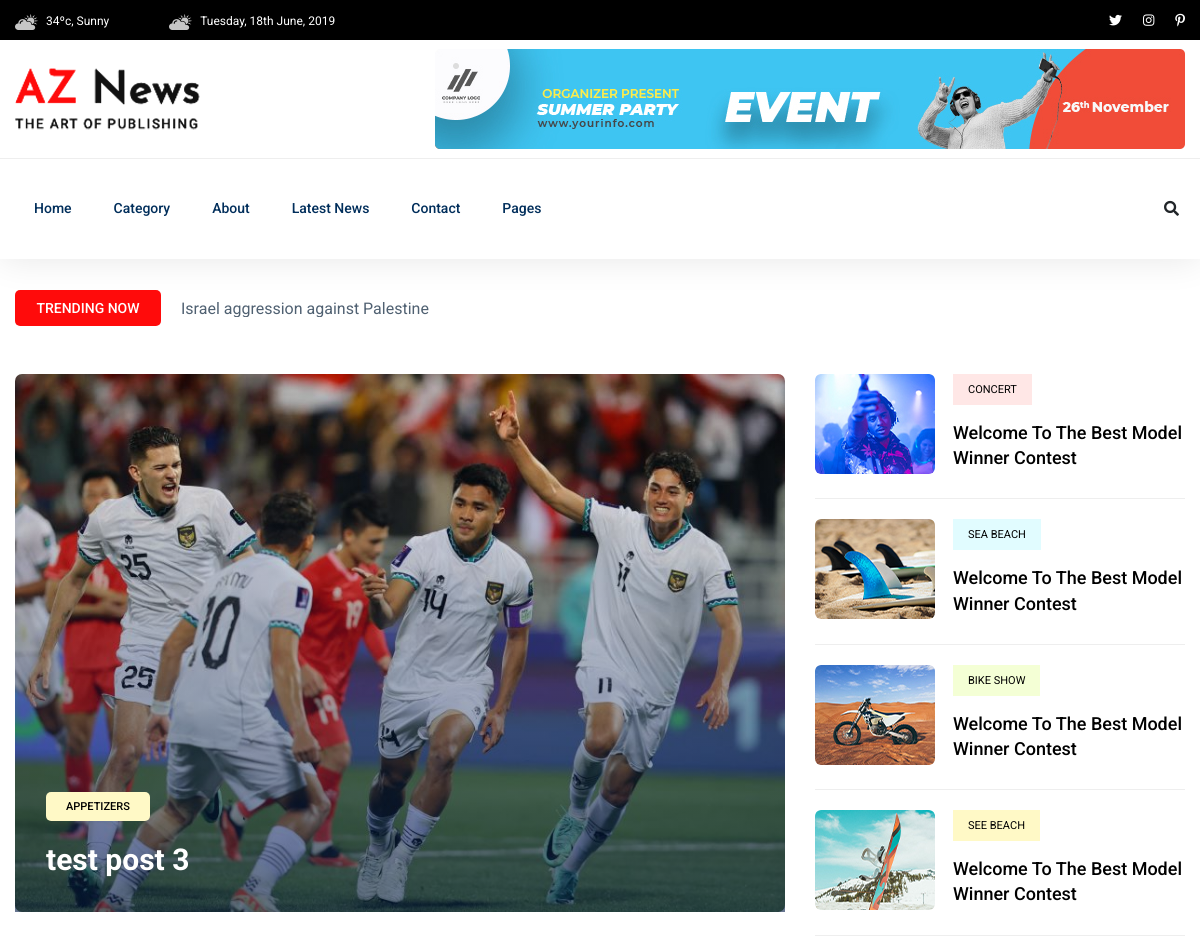
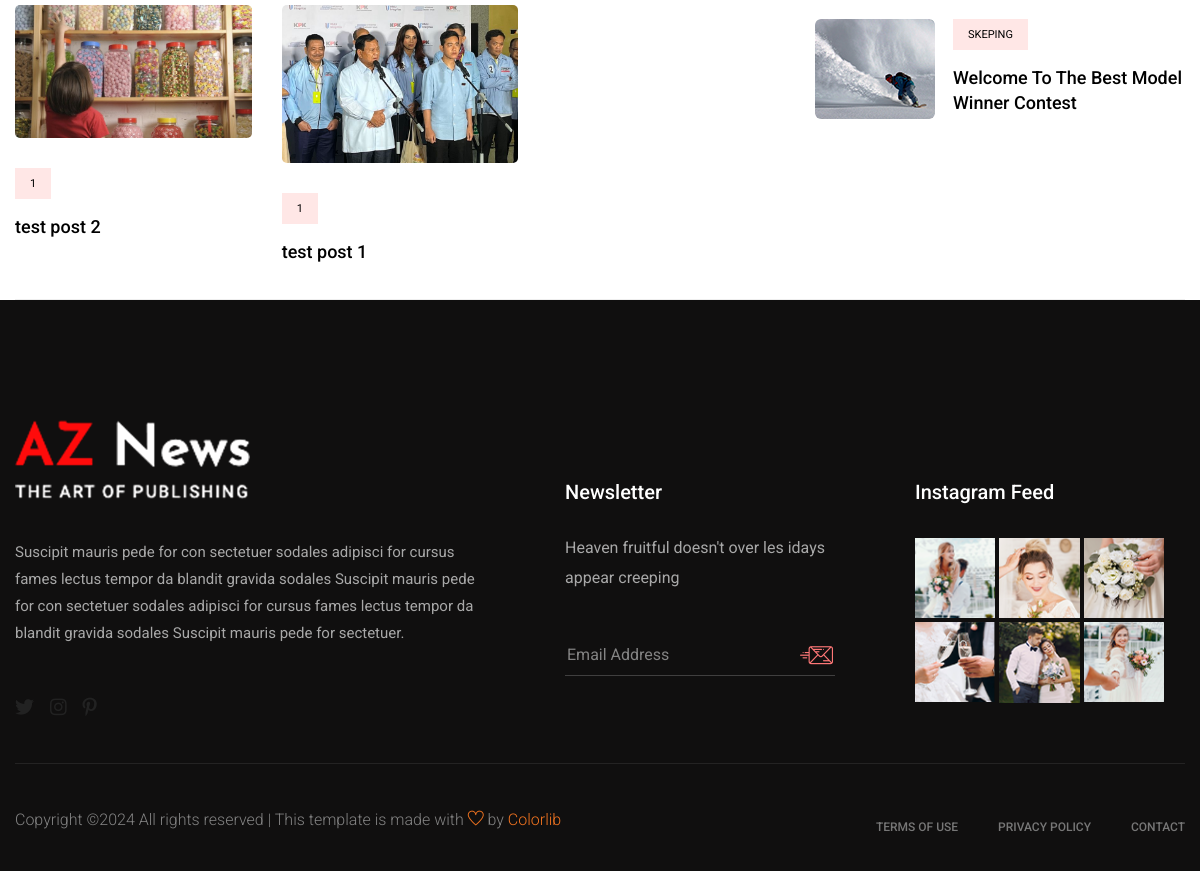
The page / on the database its author committed (2 pictures, top to bottom).
### tables this page shows
CREATE TABLE `images` (
  `id` int NOT NULL AUTO_INCREMENT,
  `filename` varchar(255) NOT NULL,
  `size` int NOT NULL,
  `url` varchar(255) NOT NULL,
  `alt` varchar(255) NOT NULL,
  PRIMARY KEY (`id`)
);

CREATE TABLE `posts` (
  `id` int NOT NULL AUTO_INCREMENT,
  `title` varchar(255) NOT NULL,
  `image_id` int NOT NULL,
  `author_id` int NOT NULL,
  `category` varchar(255) NOT NULL,
  `content` longtext NOT NULL,
  `category_id` int DEFAULT NULL,
  PRIMARY KEY (`id`)
);

### db/post.php (called while the page is built, shortened)
<?php
class Post
{
    protected $con;
    public function __construct($con)
    {
        $this->con = $con;
    }
    public function listWithImage()
    {
        $qry = "SELECT p.id, p.title, p.author_id, p.category, p.content, i.url, i.alt FROM posts p LEFT JOIN images i ON p.image_id = i.id ORDER BY p.id DESC";
        $stmt = mysqli_prepare($this->con, $qry);
        mysqli_stmt_execute($stmt);
        $result = mysqli_stmt_get_result($stmt);
        return mysqli_fetch_all($result, MYSQLI_ASSOC);
    }
}

### init.php (called while the page is built, shortened)
<?php
require_once "./db/connection.php";
require_once "./db/post.php";
$DB = new Database();
$postService = new Post($DB->con());

### db/connection.php (called while the page is built, shortened)
<?php
class Database
{
    private $host = "127.0.0.1";
    private $user = "root";
    private $pass = "root";
    private $DB = "portalberita";
    private $con;
    public function __construct()
    {
        $this->con = mysqli_connect($this->host, $this->user, $this->pass, $this->DB) or die(mysqli_error($this->con));
    }
    public function con()
    {
        return $this->con;
    }
}

### index.php (the view, shortened to what this page needs)
<?php require_once "./init.php"; ?>
<?php
$posts = $postService->listWithImage();
$first = array_shift($posts);
?>
<!doctype html>
<html class="no-js" lang="zxx">
<head>
    <link rel="stylesheet" href="assets/css/bootstrap.min.css">
    <link rel="stylesheet" href="assets/css/owl.carousel.min.css">
    <link rel="stylesheet" href="assets/css/ticker-style.css">
    <link rel="stylesheet" href="assets/css/flaticon.css">
    <link rel="stylesheet" href="assets/css/slicknav.css">
    <link rel="stylesheet" href="assets/css/animate.min.css">
    <link rel="stylesheet" href="assets/css/magnific-popup.css">
    <link rel="stylesheet" href="assets/css/fontawesome-all.min.css">
    <link rel="stylesheet" href="assets/css/themify-icons.css">
    <link rel="stylesheet" href="assets/css/slick.css">
    <link rel="stylesheet" href="assets/css/nice-select.css">
    <link rel="stylesheet" href="assets/css/style.css">
</head>
<body>
    <?php require_once "./layouts/header.php" ?>
    <main>
        <div class="trending-area fix">
            <div class="container">
                <div class="trending-main">
                    <div class="row">
                        <div class="col-lg-12">
                            <div class="trending-tittle">
                                <strong>Trending now</strong>
                                <div class="trending-animated">
                                    <ul id="js-news" class="js-hidden">
                                        <li class="news-item">Israel aggression against Palestine</li>
                                    </ul>
                                </div>
                            </div>
                        </div>
                    </div>
                    <div class="row">
                        <div class="col-lg-8">
                            <div class="trending-top mb-30">
                                <div class="trend-top-img">
                                    <img src="<?= $first['url'] ?>" alt="<?= $first['alt'] ?>">
                                    <div class="trend-top-cap">
                                        <span>Appetizers</span>
                                        <h2><a href="details.php?id=<?= $first['id'] ?>"><?= $first['title'] ?></h2>
                                    </div>
                                </div>
                            </div>
                            <div class="trending-bottom">
                                <div class="row">
                                    <?php foreach ($posts as $post) { ?>
                                        <div class="col-lg-4">
                                            <div class="single-bottom mb-35">
                                                <div class="trend-bottom-img mb-30">
                                                    <img src="<?= $post['url'] ?>" alt="<?= $post['alt'] ?>">
                                                </div>
                                                <div class="trend-bottom-cap">
                                                    <span class="color1"><?= $post['category'] ?></span>
                                                    <h4><a href="details.php?id=<?= $post['id'] ?>"><?= $post['title'] ?></a></h4>
                                                </div>
                                            </div>
                                        </div>
                                    <?php } ?>
                                </div>
                            </div>
                        </div>
                        <div class="col-lg-4">
                            <div class="trand-right-single d-flex">
                                <div class="trand-right-img">
                                    <img src="assets/img/trending/right1.jpg" alt="">
                                </div>
                                <div class="trand-right-cap">
                                    <span class="color1">Concert</span>
                                    <h4><a href="details.html">Welcome To The Best Model Winner Contest</a></h4>
                                </div>
                            </div>
                            <div class="trand-right-single d-flex">
                                <div class="trand-right-img">
                                    <img src="assets/img/trending/right2.jpg" alt="">
                                </div>
                                <div class="trand-right-cap">
                                    <span class="color3">sea beach</span>
                                    <h4><a href="details.html">Welcome To The Best Model Winner Contest</a></h4>
                                </div>
                            </div>
                            <div class="trand-right-single d-flex">
                                <div class="trand-right-img">
                                    <img src="assets/img/trending/right3.jpg" alt="">
                                </div>
                                <div class="trand-right-cap">
                                    <span class="color2">Bike Show</span>
                                    <h4><a href="details.html">Welcome To The Best Model Winner Contest</a></h4>
                                </div>
                            </div>
                            <div class="trand-right-single d-flex">
                                <div class="trand-right-img">
                                    <img src="assets/img/trending/right4.jpg" alt="">
                                </div>
                                <div class="trand-right-cap">
                                    <span class="color4">See beach</span>
                                    <h4><a href="details.html">Welcome To The Best Model Winner Contest</a></h4>
                                </div>
                            </div>
                            <div class="trand-right-single d-flex">
                                <div class="trand-right-img">
                                    <img src="assets/img/trending/right5.jpg" alt="">
                                </div>
                                <div class="trand-right-cap">
                                    <span class="color1">Skeping</span>
                                    <h4><a href="details.html">Welcome To The Best Model Winner Contest</a></h4>
                                </div>
                            </div>
                        </div>
                    </div>
                </div>
            </div>
        </div>
    </main>
    <?php require_once "./layouts/footer.php" ?>
</body>
</html>

### rows shown on the page
images: url+alt (picture)
posts: title "test post 3"
posts: image.alt (picture), category "1", title "test post 2"
posts: image.alt (picture), category "1", title "test post 1"
